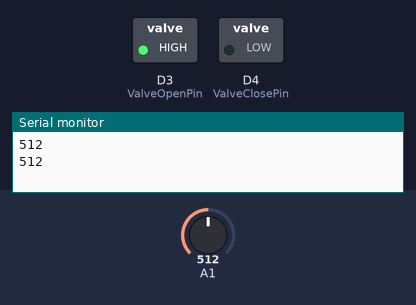
A sketch run on a simulated Arduino MKR. Parts: switched loads named in the sketch (green lamp = pin HIGH), the last lines printed to the serial monitor. The inputs (shaded band) are chosen by the test bench; at power-on: A1 = 512. The local clock reads 2024-03-15 10:24:30 at power-on unless the sketch sets it.

Above: at 1.2 s.
1.3 s: A1 set to 889
5.2 s: A1 set to 916
At 8.9 s:
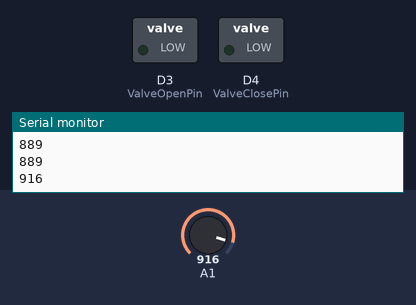
Timing chart, 0 to 10.4 s (numbered marks = the images above; inputs shaded):
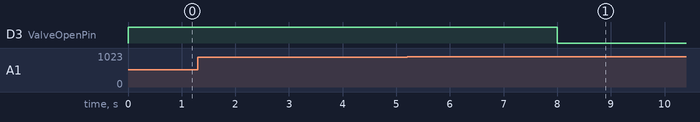

The sketch:

ebb-flow.ino
```cpp
#include <RTCZero.h>

/* Create an rtc object */
RTCZero rtc;     //this is the real time clock for the time control

/* Definition of Solenoid Valves */
int ValveOpenPin = 3;    //Open valve (i.e. next to the tank) is controlled by Analog pin 3
int ValveClosePin = 4;  //Close valve (i.e. under the tray) is controlled by Analog pin 4

/* Change these values to set the current initial time */
const byte seconds = 0;
const byte minutes = 25;
const byte hours = 9;

/* Change these values to set the current initial date */
const byte day = 5;
const byte month = 9;
const byte year = 17;
unsigned long irrigation_time=300000; // 5 mins
unsigned long check_time=3600000; //one hour


void setup()
{
  Serial.begin(9600);

  rtc.begin(); // initialize RTC
  pinMode(ValveOpenPin, OUTPUT);           //Sets the pin as an output
  pinMode(ValveClosePin, OUTPUT);
  // Set the time
  rtc.setHours(hours);
  rtc.setMinutes(minutes);
  rtc.setSeconds(seconds);

  // Set the date
  rtc.setDay(day);
  rtc.setMonth(month);
  rtc.setYear(year);

}

void loop()
{
//get hour
  int hour=rtc.getHours();
//get humidity levels from the water level sensor, connected to Analog pin 1
  int humidity = analogRead(A1);
  Serial.println(humidity); // printing the values to check if is working correctly

  humidity = 0;

  if(hour==9){ //it is going to irrigate at 9 am

    while(humidity<=900){ //if the water hasn't reached the desired level, keep the valve open. (900 is the aprox threshold value when water is 2.5 cm deep.
      digitalWrite(ValveOpenPin, HIGH); //open water valve from the tank, starts flooding
      humidity = analogRead(A1); //each cycle update the new humidity value
      Serial.println(humidity);
      delay(2000);
    }
    digitalWrite(ValveOpenPin, LOW); //once the humidty value is 900 or more, the cycle stops and this line closes the valve
    delay(irrigation_time); // hold the program for 5 minutes, flooding time for the soil and plants to absorb the water
  }
  digitalWrite(ValveClosePin, HIGH); //once irrigation time is done, we open the second valve (or activate pump) to flush the water contained
  while(humidity>=600){ //this cycle keeps the exit valve open until the humidity value is very low, that means the water has been flushed out of the tray
     digitalWrite(ValveClosePin, HIGH);
     humidity = analogRead(A1); //keep updating the humidty value
    delay(2000);
  }
  digitalWrite(ValveClosePin, LOW); //once the water level sensor measures close to no water in the tray, we can turn the exit valve off


  delay(check_time); //the program checks every hour if it is time to irrigate or not. you can control this in the definitions.
}
```

Measured:
- the behaviour switches between 900 and 901 on A1 (found by bisection; images 0 and 1)
- after the input at 5.2 s, D3 (ValveOpenPin): HIGH → LOW after 2.8 s
